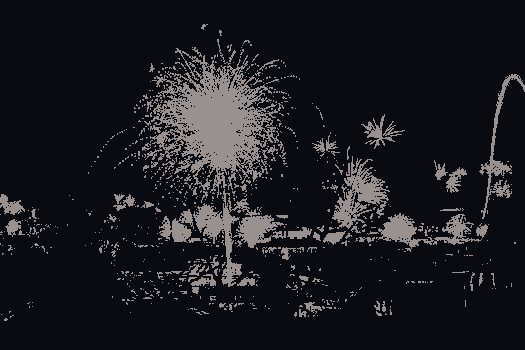
#> input picture Lab/Lab 05/task9_kmeans_K2.png, 525 x 350 px, given in place of task1.png, which was not available
$ jupyter execute --allow-errors Lab05_Segmentation.ipynb   (older library calls are emulated)
#> lines starting #> are read from the running program, lines starting #| are printed output that depends on the picture; after the words box and inside, x2 and y2 are one past the last pixel; in counts of white or black regions, pixels touching at a corner belong together; pictures that were not available may be replaced by others from this repository, and a replacement may not be noted
[cell 1]
# ---- Setup (works locally and on Google Colab) ----
import os, sys, zipfile
if 'google.colab' in sys.modules and not os.path.isdir('images'):
    from google.colab import files
    print("Upload Lab05_Submission.zip (the zip that contains this notebook and the images folder)")
    up = files.upload()
    for n in up:
        if n.endswith('.zip'):
            zipfile.ZipFile(n).extractall('.')
    if os.path.isdir('Lab05_Submission'):
        os.chdir('Lab05_Submission')

import cv2, numpy as np, pandas as pd
import matplotlib.pyplot as plt
from collections import deque

print("OpenCV", cv2.__version__, "| NumPy", np.__version__)
IMG, OUT = 'images', 'outputs'
os.makedirs(OUT, exist_ok=True)
pd.set_option('display.width', 200); pd.set_option('display.max_columns', 30)

def load_gray(name):
#> called with name = 'task1.png'
    im = cv2.imread(os.path.join(IMG, name), cv2.IMREAD_GRAYSCALE)
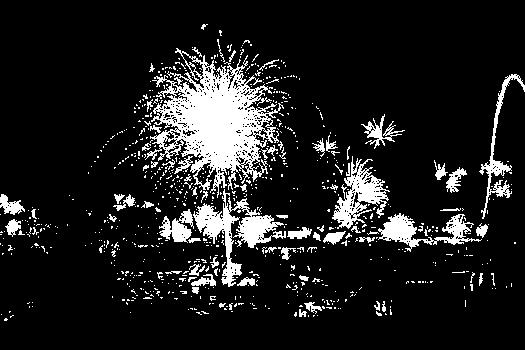
#> im: shape (350, 525); values 10 (black) and 146 (white), 12.2% white; 776 white regions (704 under 20 px), largest, box (x1, y1, x2, y2) and area: (145, 48, 284, 198) 8671, (193, 189, 286, 287) 2492, (332, 156, 390, 229) 1635
    assert im is not None, f"cannot read {name}"
    return im

def load_color(name):
    im = cv2.imread(os.path.join(IMG, name), cv2.IMREAD_COLOR)
    assert im is not None, f"cannot read {name}"
    return im

def rgb(bgr): return cv2.cvtColor(bgr, cv2.COLOR_BGR2RGB)

def save(name, img): cv2.imwrite(os.path.join(OUT, name), img)

def show_row(items, save_as=None, cols=None, size=4, suptitle=None, caption=None):
    n = len(items); cols = cols or n; rows = int(np.ceil(n / cols))
    fig, axs = plt.subplots(rows, cols, figsize=(size * cols, size * rows * 0.95))
    axs = np.atleast_1d(axs).ravel()
    for ax, (t, im) in zip(axs, items):
        if im.ndim == 2: ax.imshow(im, cmap='gray', vmin=0, vmax=255)
        else: ax.imshow(rgb(im))
        ax.set_title(t, fontsize=10); ax.axis('off')
    for ax in axs[n:]: ax.axis('off')
    if suptitle: fig.suptitle(suptitle, fontsize=13)
    plt.tight_layout()
    if caption: fig.text(0.5, -0.01, caption, ha='center', va='top', fontsize=10, wrap=True)
    if save_as: fig.savefig(os.path.join(OUT, save_as), dpi=120, bbox_inches='tight')
    plt.show()

[cell 2]
gray1 = load_gray('task1.png')
print("image size:", gray1.shape)
#| image size: (350, 525)

# --- how uneven is the illumination? mean brightness of each column/row band
H, W = gray1.shape
#> H = 350; W = 525
col_mean = gray1.mean(axis=0)
#> col_mean = 525 values, max 86.94 at index 228, min 10 at index 52, mean 26.64
fig, ax = plt.subplots(1, 2, figsize=(11, 3.2))
ax[0].plot(col_mean); ax[0].set_title('Mean brightness per column (left -> right)'); ax[0].set_xlabel('x'); ax[0].set_ylabel('gray')
ax[1].hist(gray1.ravel(), bins=64, color='gray'); ax[1].set_title('Grey-level histogram')
plt.tight_layout(); plt.show()
print("mean brightness left third / middle / right third:",
      [round(float(gray1[:, i*W//3:(i+1)*W//3].mean()),1) for i in range(3)])
#| mean brightness left third / middle / right third: [16.7, 42.1, 21.2]
print("mean brightness top third / middle / bottom third:",
      [round(float(gray1[i*H//3:(i+1)*H//3, :].mean()),1) for i in range(3)])
#| mean brightness top third / middle / bottom third: [20.5, 39.9, 19.4]

[cell 3]
# --- global thresholding with 3 different values (ink = black, paper = white)
T1, T2, T3 = 70, 110, 150
g1 = cv2.threshold(gray1, T1, 255, cv2.THRESH_BINARY)[1]
g2 = cv2.threshold(gray1, T2, 255, cv2.THRESH_BINARY)[1]
g3 = cv2.threshold(gray1, T3, 255, cv2.THRESH_BINARY)[1]
#> g3: shape (350, 525); every value is 0

# --- adaptive thresholding (Gaussian weighted neighbourhood)
BLOCK1, C1 = 15, 8
ad1 = cv2.adaptiveThreshold(gray1, 255, cv2.ADAPTIVE_THRESH_GAUSSIAN_C, cv2.THRESH_BINARY, BLOCK1, C1)
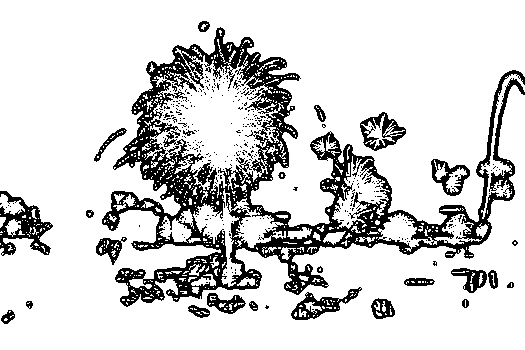
#> ad1: shape (350, 525); 82.5% white; 338 black regions (311 under 20 px), largest, box (x1, y1, x2, y2) and area: (102, 27, 525, 307) 25089, (0, 191, 53, 256) 1390, (291, 287, 362, 320) 750

def ink_stats(mask, n=3):
    # share of ink (black) pixels inside n vertical strips -> reveals illumination bias
    return [round(float((mask[:, i*W//n:(i+1)*W//n] == 0).mean() * 100), 1) for i in range(n)]

rows = []
for name, m in [(f'Global T={T1}', g1), (f'Global T={T2}', g2), (f'Global T={T3}', g3), (f'Adaptive G b={BLOCK1},C={C1}', ad1)]:
    s = ink_stats(m)
    rows.append([name, round(float((m == 0).mean() * 100), 1), *s])
#> this loop made 4 passes
#> (name, s) on passes 1 to 4: ('Global T=70', [95.1, 76.4, 91.8]), ('Global T=110', [95.1, 76.4, 91.8]), ('Global T=150', [100, 100, 100]), ('Adaptive G b=15,C=8', [12.7, 26.8, 13.1])
#> after the loop, rows = [['Global T=70', 87.8, 95.1, 76.4, 91.8], ['Global T=110', 87.8, 95.1, 76.4, 91.8], ['Global T=150', 100, 100, 100, 100], ['Adaptive G b=15,C=8', 17.5, 12.7, 26.8, 13.1]]
cmp1 = pd.DataFrame(rows, columns=['method', 'ink % (all)', 'ink % left', 'ink % middle', 'ink % right'])
#> cmp1 = table of 4 rows and 5 columns
cmp1
#> Out = table of 4 rows and 5 columns

[cell 4]
BEST_GLOBAL = g1   # T=70 chosen after inspecting the 3 masks (see analysis below)
show_row([('Original (gray)', gray1), (f'Global T1={T1}', g1), (f'Global T2={T2}', g2),
          (f'Global T3={T3}', g3), (f'Adaptive Gaussian\nblock={BLOCK1}, C={C1}', ad1)],
         save_as='task1_comparison.png', size=3.6,
         caption="Why does a single threshold struggle when illumination changes across the image?  Because one fixed T compares every pixel with the same grey level, "
                 "but the paper's own brightness changes across the page: a T that is right for the bright side turns the dark side into ink, "
                 "and a T that is right for the dark side loses the text on the bright side.")
save('task1_final_adaptive_mask.png', ad1)
save('task1_best_global_mask.png', BEST_GLOBAL)

[cell 5]
gray2 = load_gray('task2.png')
#> call 2 of load_gray, with name = 'task2.png'
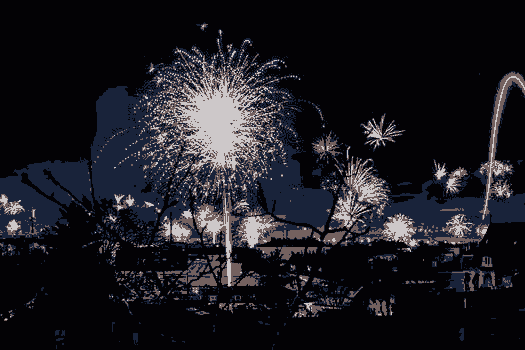
#> input picture Lab/Lab 05/task9_kmeans_K4.png, 525 x 350 px, given in place of task2.png, which was not available
blocks = [7, 31, 101]
Cs = [2, 10, 25]
methods = {'Mean': cv2.ADAPTIVE_THRESH_MEAN_C, 'Gaussian': cv2.ADAPTIVE_THRESH_GAUSSIAN_C}

res2, rows = {}, []
for mname, m in methods.items():
    for b in blocks:
        for C in Cs:
            mask = cv2.adaptiveThreshold(gray2, 255, m, cv2.THRESH_BINARY, b, C)
            res2[(mname, b, C)] = mask
            ink = (mask == 0).astype(np.uint8)
            n, lab, st, _ = cv2.connectedComponentsWithStats(ink, connectivity=8)
            areas = st[1:, cv2.CC_STAT_AREA]
            rows.append([mname, b, C, round(ink.mean() * 100, 2), n - 1, int((areas <= 3).sum()), int(areas.max()) if len(areas) else 0])
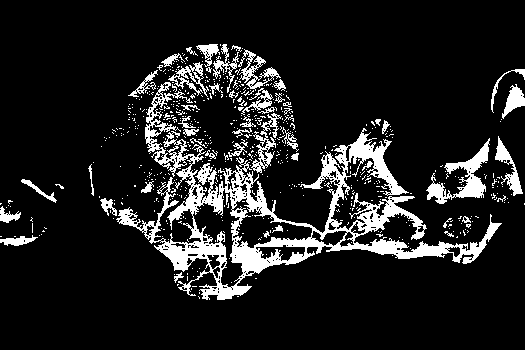
#> ink: shape (350, 525); values 0 (black) and 1 (white), 12.4% white; 594 white regions (543 under 20 px), largest, box (x1, y1, x2, y2) and area: (116, 82, 502, 300) 14280, (426, 138, 490, 204) 1298, (251, 113, 282, 173) 555
#> after the loop, res2 = 18 items; rows = 18 items
tab2 = pd.DataFrame(rows, columns=['method', 'blockSize', 'C', 'ink %', '#components', '#speckles (<=3px)', 'largest comp. (px)'])
#> tab2 = table of 18 rows and 7 columns
tab2.to_csv(os.path.join(OUT, 'task2_parameter_table.csv'), index=False)
tab2
#> Out = table of 18 rows and 7 columns

[cell 6]
for mname in methods:
    items = [('Original', gray2)] + []
    fig, axs = plt.subplots(len(blocks), len(Cs), figsize=(4 * len(Cs), 3.9 * len(blocks)))
    for i, b in enumerate(blocks):
        for j, C in enumerate(Cs):
            axs[i, j].imshow(res2[(mname, b, C)], cmap='gray', vmin=0, vmax=255)
            axs[i, j].set_title(f'{mname}  blockSize={b}, C={C}', fontsize=10); axs[i, j].axis('off')
    plt.tight_layout()
    fig.savefig(os.path.join(OUT, f'task2_{mname.lower()}_grid.png'), dpi=110, bbox_inches='tight'); plt.show()
#> this loop made 2 passes
#> pass 1, `fig.savefig(os.path.join(OUT, f'task2_{mname.lower()}_grid.png'), dpi=`:
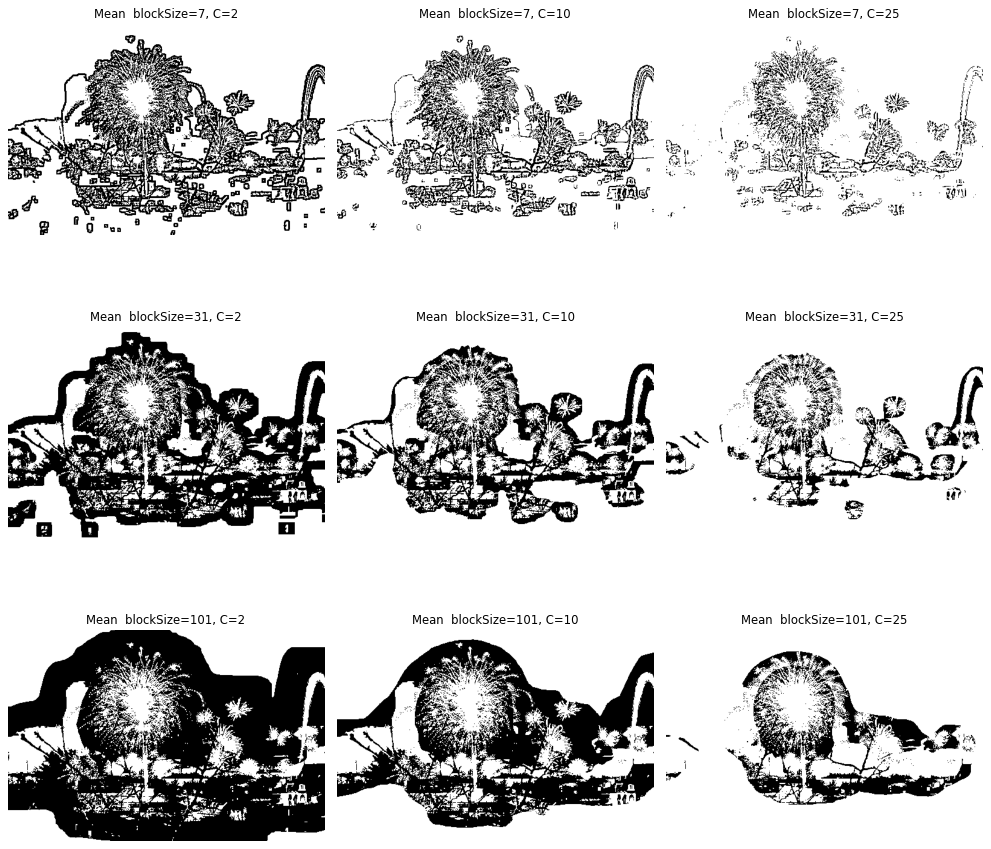
#> figure drawn by matplotlib, 9 panels

[cell 7]
BEST2 = ('Gaussian', 31, 10)   # chosen after inspecting the grids / table (see analysis below)
sel = [('Mean', 7, 2), ('Mean', 31, 10), ('Mean', 101, 25), ('Gaussian', 7, 2), BEST2, ('Gaussian', 101, 25)]
show_row([('Original', gray2)] + [(f'{m}  b={b}, C={c}', res2[(m, b, c)]) for m, b, c in sel],
         save_as='task2_final_comparison.png', cols=4, size=3.8)
#> the loop in show_row (call 2), `for ax, (t, im) in zip(axs, items):` made 7 passes
#> t on passes 1 to 7: 'Original', 'Mean  b=7, C=2', 'Mean  b=31, C=10', 'Mean  b=101, C=25', 'Gaussian  b=7, C=2', 'Gaussian  b=31, C=10', 'Gaussian  b=101, C=25'
#> the loop in show_row (call 2), `for ax in axs[n:]: ax.axis('off')` made 1 pass
save('task2_best_mask.png', res2[BEST2])
#> call 3 of save, with name = 'task2_best_mask.png'
#> in save (call 3), `def save(name, img): cv2.imwrite(os.path.join(OUT, name), img)`:
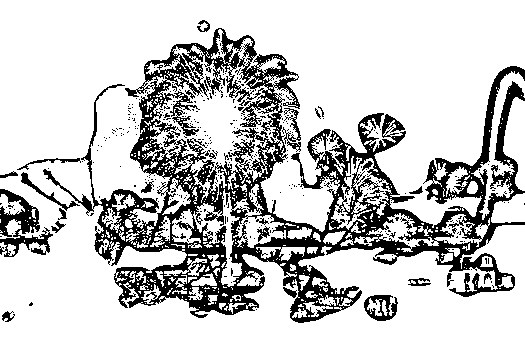
#> saved as task2_best_mask.png: shape (350, 525); 78.3% white; 382 black regions (355 under 20 px), largest, box (x1, y1, x2, y2) and area: (43, 28, 525, 323) 35179, (0, 189, 53, 257) 1459, (364, 295, 398, 321) 459
print("best combination:", BEST2)

[cell 8]
gray3 = load_gray('task3.jpg')
hist3 = cv2.calcHist([gray3], [0], None, [256], [0, 256]).ravel()
#> hist3 = 256 values, max 124115 at index 2, min 0 at index 0, mean 717.8

# Otsu (objects are darker than the background -> INV so that objects become white)
t_otsu, mask_otsu = cv2.threshold(gray3, 0, 255, cv2.THRESH_BINARY_INV + cv2.THRESH_OTSU)
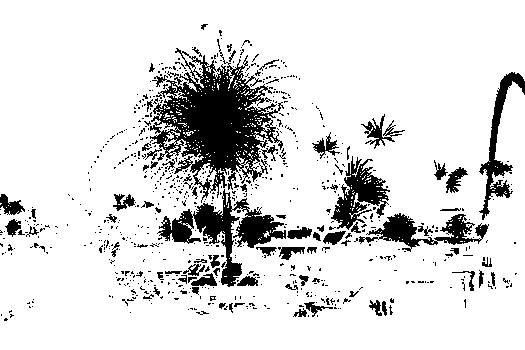
#> mask_otsu: shape (350, 525); 86% white; 726 black regions (643 under 20 px), largest, box (x1, y1, x2, y2) and area: (145, 39, 284, 203) 9134, (157, 189, 286, 287) 3559, (331, 156, 390, 230) 1837
#> t_otsu = 34
print("Otsu threshold selected automatically:", t_otsu)
#| Otsu threshold selected automatically: 34.0

fig, ax = plt.subplots(1, 3, figsize=(14, 4.2))
ax[0].imshow(gray3, cmap='gray'); ax[0].set_title('Original (gray)'); ax[0].axis('off')
ax[1].bar(range(256), hist3, color='gray', width=1.0); ax[1].axvline(t_otsu, color='r', ls='--', label=f'Otsu T = {t_otsu:.0f}')
ax[1].set_title('Histogram'); ax[1].set_xlabel('grey level'); ax[1].legend()
ax[2].imshow(mask_otsu, cmap='gray'); ax[2].set_title('Otsu binary mask'); ax[2].axis('off')
plt.tight_layout(); fig.savefig(os.path.join(OUT, 'task3_original_hist_otsu.png'), dpi=120, bbox_inches='tight'); plt.show()
save('task3_otsu_mask.png', mask_otsu)

[cell 9]
# --- repeat after changing contrast / pre-processing slightly
def contrast(img, alpha, beta=0):
#> called with alpha = 0.6, beta = 0
    return np.clip(alpha * (img.astype(np.float32) - 128) + 128 + beta, 0, 255).astype(np.uint8)

variants = {
    'original': gray3,
    'contrast x0.6': contrast(gray3, 0.6),
    'contrast x1.4': contrast(gray3, 1.4),
    'brightness +40': np.clip(gray3.astype(np.int16) + 40, 0, 255).astype(np.uint8),
    'Gaussian blur 5x5': cv2.GaussianBlur(gray3, (5, 5), 0),
    'median blur 5': cv2.medianBlur(gray3, 5),
}
#> call 2 of contrast, with alpha = 1.4, beta = 0
#> in contrast (call 2), `return np.clip(alpha * (img.astype(np.float32) - 128) + 128 + beta, 0,..`:
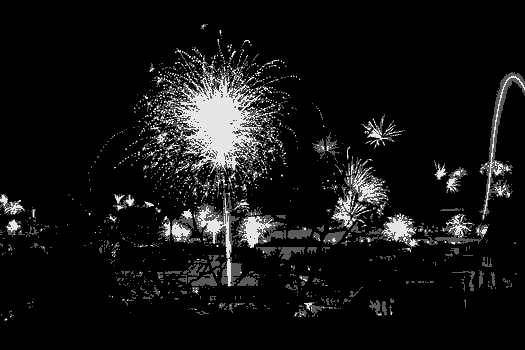
#> returned value: shape (350, 525); min 0, max 230, mean 19.6
rows, items = [], []
for k, im in variants.items():
    t, m = cv2.threshold(im, 0, 255, cv2.THRESH_BINARY_INV + cv2.THRESH_OTSU)
    n, _, st, _ = cv2.connectedComponentsWithStats(m, connectivity=8)
    big = int((st[1:, cv2.CC_STAT_AREA] > 100).sum())
    rows.append([k, t, round(float((m > 0).mean() * 100), 1), big]); items.append((f'{k}\nOtsu T={t:.0f}', m))
#> this loop made 6 passes
#> (k, t, n, big) on passes 1 to 6: ('original', 34, 311, 1), ('contrast x0.6', 71, 311, 1), ('contrast x1.4', 0, 311, 1), ('brightness +40', 74, 311, 1), ('Gaussian blur 5x5', 65, 41, 1), ('median blur 5', 34, 22, 3)
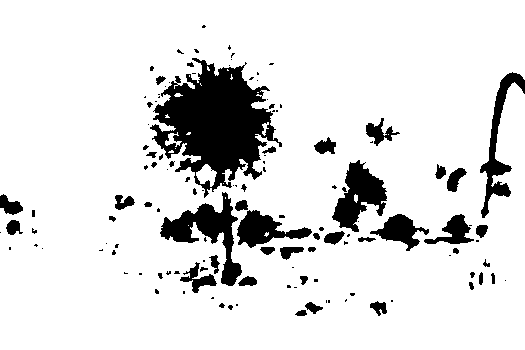
#> m: shape (350, 525); 87.6% white; 128 black regions (77 under 20 px), largest, box (x1, y1, x2, y2) and area: (150, 58, 282, 198) 9298, (160, 192, 242, 286) 2472, (332, 160, 387, 232) 1976
#> after the loop, items = 6 items; rows = [['original', 34, 86, 1], ['contrast x0.6', 71, 86, 1], ['contrast x1.4', 0, 86, 1], ['brightness +40', 74, 86, 1], ['Gaussian blur 5x5', 65, 85.9, 1], ['median blur 5', 34, 87.6, 3]]
tab3 = pd.DataFrame(rows, columns=['pre-processing', 'Otsu threshold', 'foreground %', '#objects (area>100)'])
#> tab3 = table of 6 rows and 4 columns
tab3.to_csv(os.path.join(OUT, 'task3_threshold_comparison.csv'), index=False)
show_row(items, save_as='task3_variants.png', cols=3, size=3.8)
#> call 3 of show_row, with save_as = 'task3_variants.png', cols = 3, size = 3.8
#> in show_row (call 3), `n = len(items)`: n = 6
#> in show_row (call 3), `cols = cols or n`: cols = 3
#> in show_row (call 3), `rows = int(np.ceil(n / cols))`: rows = 2
#> the loop in show_row (call 3), `for ax, (t, im) in zip(axs, items):` made 6 passes
#> in show_row (call 3), `if save_as: fig.savefig(os.path.join(OUT, save_as), dpi=120, bbox_inch..`:
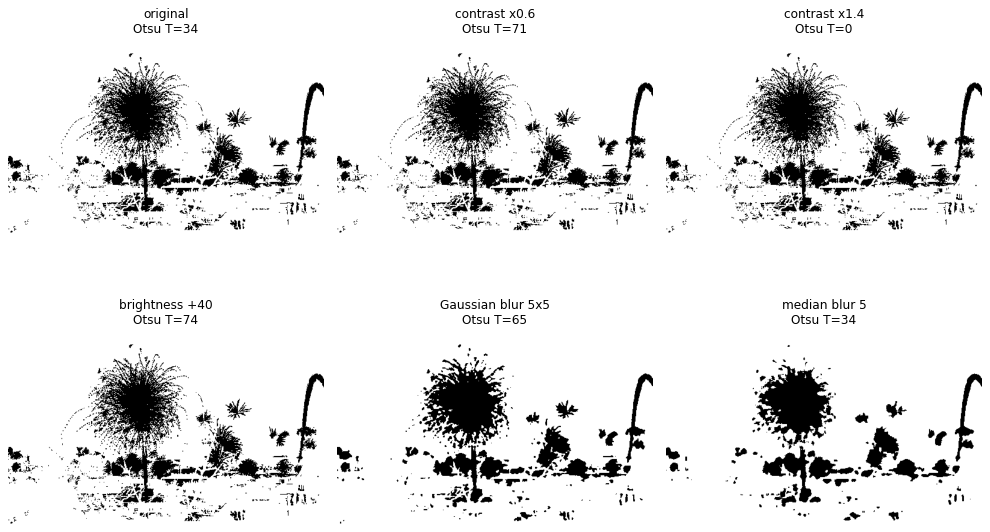
#> figure drawn by matplotlib, 6 panels
tab3
#> Out = table of 6 rows and 4 columns

#> (a cell that did not finish here is left out)

hsv4 = cv2.cvtColor(bgr4, cv2.COLOR_BGR2HSV)

# sample the HSV values of the three blue sweets (x, y) to choose sensible bounds
for (x, y) in [(375, 80), (347, 237), (293, 320)]:
    print((x, y), "HSV =", hsv4[y-2:y+3, x-2:x+3].reshape(-1, 3).mean(axis=0).round(0))
print("background HSV:", hsv4[20, 20])

[cell 11]
def hsv_mask(lower, upper):
    return cv2.inRange(hsv4, np.array(lower, np.uint8), np.array(upper, np.uint8))

# experiments with the limits
exps = {
    'too restrictive  H 108-112, S 200-255, V 200-255': ([108, 200, 200], [112, 255, 255]),
    'narrow H 100-125, S 150-255, V 100-255':           ([100, 150, 100], [125, 255, 255]),
    'FINAL  H 95-135, S 80-255, V 40-255':               ([95, 80, 40],    [135, 255, 255]),
    'too loose H 60-150, S 20-255, V 0-255':             ([60, 20, 0],     [150, 255, 255]),
}
#> (the rest of this cell did not finish here and is left out)

#> (a cell that did not finish here is left out)

#> (a cell that did not finish here is left out)

blur5 = cv2.GaussianBlur(gray5, (5, 5), 1.4)

pairs = [(20, 60), (50, 150), (150, 300)]      # (low, high)
edges5 = [cv2.Canny(blur5, lo, hi) for lo, hi in pairs]
print("edge pixels:", {p: int((e > 0).sum()) for p, e in zip(pairs, edges5)})
show_row([('Original', gray5)] + [(f'Edge result {i+1}: low={lo}, high={hi}', e) for i, ((lo, hi), e) in enumerate(zip(pairs, edges5))],
         save_as='task5_canny_comparison.png', size=3.9)
save('task5_final_edges.png', edges5[1])

[cell 14]
# --- effect of raising the HIGH threshold while LOW stays fixed
LOW = 50
highs = [60, 100, 150, 250, 400]
#> (the rest of this cell did not finish here and is left out)

#> (a cell that did not finish here is left out)

#> (a cell that did not finish here is left out)

[cell 17]
rows, results6 = [], {}
#> (the rest of this cell did not finish here and is left out)

[cell 18]
FINAL6 = ('A (bright lesion)', 50)
#> (the rest of this cell did not finish here and is left out)

[cell 19]
# [19 lines left out: function watershed_pipeline, not called in this run]

#> (the rest of this cell did not finish here and is left out)

P7 = dict(dist_ratio=0.5, blur=(5, 5), open_iter=2, bg_iter=3, kernel=3)
r7 = watershed_pipeline(bgr7, **P7)
dist_vis = cv2.normalize(r7['dist'], None, 0, 255, cv2.NORM_MINMAX).astype(np.uint8)
n_regions7 = len([l for l in np.unique(r7['markers']) if l > 1])
print("parameters:", P7, "| distance threshold =", round(float(r7['dist_thr']), 2), "(max dist =", round(float(r7['dist'].max()), 2), ")")
print("foreground markers:", r7['n_fg'], "| separated regions after watershed:", n_regions7)
show_row([('Original', bgr7), ('Threshold (Otsu inv.)', r7['thresh']), ('Sure background', r7['sure_bg']), ('Distance transform', dist_vis),
          ('Sure foreground', r7['sure_fg']), ('Unknown region', r7['unknown']), (f'Final watershed ({n_regions7} regions)', r7['out'])],
         save_as='task7_watershed_pipeline.png', cols=4, size=3.8)
save('task7_final_watershed.png', r7['out'])

#> (a cell that did not finish here is left out)

ratios = [0.3, 0.4, 0.6, 0.8, 0.95]
rows, items, outs8 = [], [], {}
for rt in ratios:
    r = watershed_pipeline(bgr8, dist_ratio=rt)
    mk = r['markers']
    labels = [l for l in np.unique(mk) if l > 1]
    areas = np.array([(mk == l).sum() for l in labels])
    med = np.median(areas)
    merged = int((areas > 1.5 * med).sum()); tiny = int((areas < 0.5 * med).sum())
    cv_area = float(areas.std() / areas.mean())      # all coins have the same size -> a good result has a very small spread
    rows.append([len(rows) + 1, rt, round(float(r['dist_thr']), 2), r['n_fg'], len(labels), merged, tiny, round(cv_area, 3)])
    outs8[rt] = r['out']; items.append((f'ratio={rt}  thr={r["dist_thr"]:.1f}\n{r["n_fg"]} markers / {len(labels)} regions', r['out']))
tab8 = pd.DataFrame(rows, columns=['Experiment', 'Distance ratio', 'Distance threshold', 'Foreground markers', 'Separated regions',
                                   'oversized regions (>1.5x median)', 'tiny regions (<0.5x median)', 'region-area spread (std/mean)'])
show_row(items, save_as='task8_tuning.png', cols=3, size=4.6)
tab8

[cell 21]
# visual judgement written after inspecting each result in the figure above
observed8 = ['All coins fuse into ONE marker (the sure foreground still contains the necks between touching coins); count = 1, completely wrong.', 'Only 7 markers for 24 coins: chains of touching coins share a marker, 2 oversized regions and 1 tiny fragment (area spread 1.05). Merged coins.', '24 markers / 24 regions, area spread 0.042: every coin has its own region and the boundaries run along the necks between touching coins. Best.', '24 markers / 24 regions, area spread 0.037: still correct; the markers are small cores but the watershed still finds the right boundaries.', '24 markers but markers are tiny cores: 3 oversized and 3 tiny regions (area spread 0.51), so some coins get a sliver while a neighbour absorbs its area. Merged and split errors.']
#> (the rest of this cell did not finish here and is left out)

#> (a cell that did not finish here is left out)
